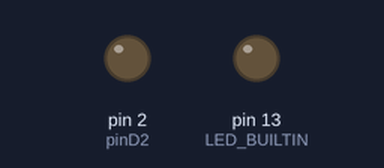
The sketch below on a simulated Arduino Uno, built with avr-gcc and run on an emulated ATmega328P. Shown: output pins drawn as LEDs (lit = HIGH).

Above: at 0.3 s.
Timing chart, 0 to 1.8 s (numbered marks = the images above):
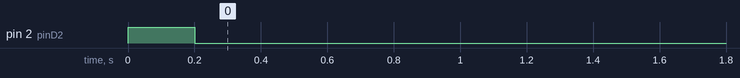

The sketch:

waterPlant_interrupt_generator.ino
```cpp
/**
 *
 * Version 1.0 del proyecto para automatizar el riego de una planta.
 *
 * Actualmente se basa en las siguentes particularidades:
 *
 * 1. CIRCUITO DEL SENSOR DE HUMEDAD
 * Como sensor de humedad utiliza dos barras metálicas de unos 200mm de largo y separadas 10mm. Practicamente se comporta como un elemento curra resistencia
 * varia en funcion de la huemdad del suelo. Habría que determinar si esta variación es lineal pero de moemnto ya nos vale.
 * Este sensor se coloca en serie con una R de 1K formando un divisor resistivo.
 * Los extremos de este divisor resistivo se conectan cada uno a un pin digital del arduino (D7 y D8) para su polarización bipolar (circulación de corrient en ambos sentidos)
 * y así evitar la electrólisis cada vez que se procede a la medida de voltaje la toma media.
 * La toma media de este sensor se conecta a la entrada analogica del arduino, la A0, para la lectura de la tensión en el punto medio. Esta tension será indicativo de la humedad
 * del suelo de la planta.
 *
 * 2. CIRCUITO DE ALIMENTACIÓN Y CONTRO DEL RIEGO
 * Utilizamos una bomba periestaltica cuyo eje se acciona mediante un motor CC de 6V alimentado a través de un puente en H con una pila de 9V.
 *
 * 3. ALIMENTACION DEL ARDUINO
 * Por lo pronto la alimentacion del arduino es via usb
 *
 * 4. ASPECTOS A MEJORAR EN LAS PROXIMAS VERSIONES
 *
 * 		4.1 Uso de timer, interrupciones y rutinas para la automatizacion de la medida de la humedad del suelo y el riego
 * 		4.2 Añadir un display para que, cuando apretemos un boton nos muestre la lectura actual de la humedad del suelo y los diferentes parametros del control
 * 		los valores de min y max.
 * 		4.3 Añadir la opcion de modificar los parametros de control de manera externa mediante un teclado.
 *
 * Este sensor se pincha en la tierra hasta la mitad aprox.
 */

#include <avr/sleep.h>
#include "Arduino.h"

//Pines para la generacion del pulso de interrupcion en D2
#define pinD2 2 //2
#define T10MIN 600000 //ms

//Variables para el control de la frecuencia con la que se genera el pulso de interrupcion
unsigned long 	pulsePeriod 			= T10MIN*3; 	//in ms
unsigned long 	pulseOnTime 			= 200; 			//in ms


//The setup function is called once at startup of the sketch
void setup()
{

	Serial.begin(9600);

	// Add your initialization code here

	pinMode(pinD2, OUTPUT);
	pinMode(LED_BUILTIN, OUTPUT);


	//Initializing outputs
	digitalWrite(pinD2, LOW);
	digitalWrite(LED_BUILTIN, LOW);

}

// The loop function is called in an endless loop
void loop()
{

	digitalWrite(pinD2, HIGH);
	myDelay(pulseOnTime);
	digitalWrite(pinD2, LOW);
	myDelay(pulsePeriod - pulseOnTime);
}

void myDelay(unsigned long delayInMillis)
{

	unsigned long actualTime = millis();
	unsigned long initialTime = actualTime;
	unsigned long deadTime = actualTime + delayInMillis;
	int val = int(((actualTime - initialTime)/double(deadTime))*255);

	while (actualTime<deadTime)
	{
		actualTime = millis();
		val = int(((actualTime - initialTime)/double(deadTime))*255);
		//Serial.println(String(val));
		//analogWrite(LED_BUILTIN, 0);
	}
}
```

Measured:
- by itself, pin 2 (pinD2): LOW → HIGH at 0.00 s, → LOW 0.20 s later
